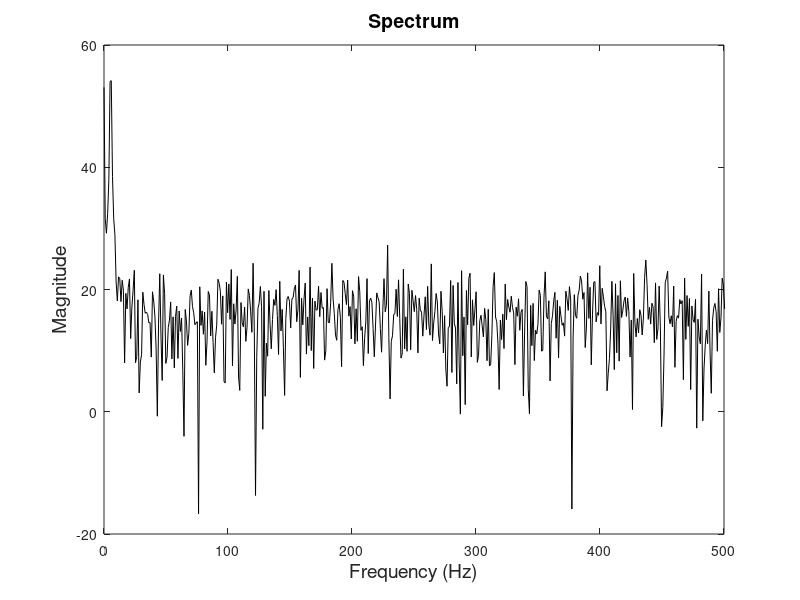
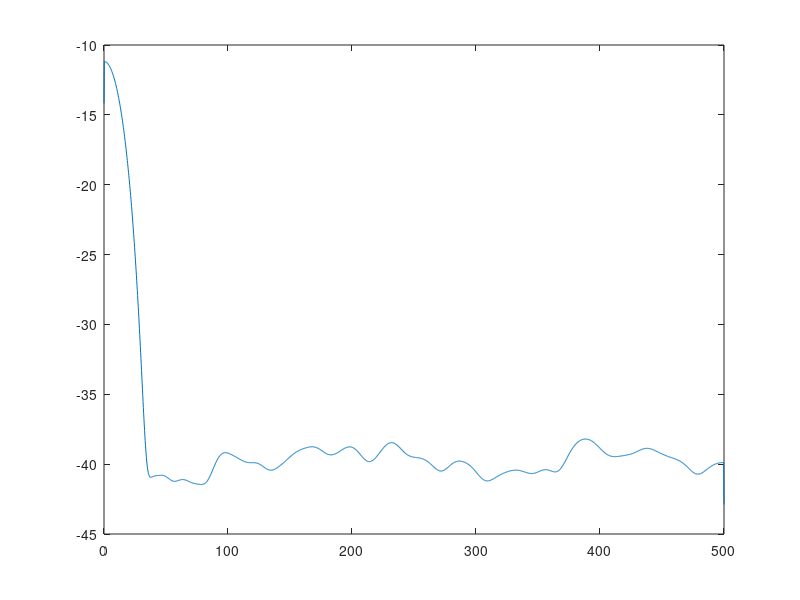

Source code (MATLAB) for these figures, in order:
close all;
clear all;
clc;

% ============= Activity 1 ============= $
N = 1024;                                % Number of data points 
fs = 1000;          	                 % The sample frequency of data is 1 kHz.
freq = (0:N-1)*fs/(N-1);                 % Frequency vector for plotting

t = [1:N]/fs;
x = sin(2*pi*t*5)+ cos(2*pi*t*6)+ 0.8*rand(1,N);
% [x,t] = sig_noise (250,-14,N);
Xf = fft(x);		                     
Mf = abs(Xf).^2; 
figure(1)  
plot(freq,10*log10(Mf),'k');                      
hold on; 

xlim([0 500])
title('Spectrum','FontSize',14);
xlabel('Frequency (Hz)','FontSize',14); 
ylabel('Magnitude','FontSize',14);

[pyy1,f1]=pwelch(x ,[],[],4096,fs);
figure(2)
plot(f1,10*log10(pyy1));

% =============== Activity 2 ============== %
% load ecg1.dat;
% fs=200;
% N=length(ecg1);
% t=(1:N)/fs;
% figure(1);
% plot(t,ecg1);
% xlabel('Time');
% ylabel('ECG');

% Xf=fft(ecg1);
% Mag=abs(Xf);
% PSD=Mag.^2;
% F=(1:N)*fs/N;
% figure(2);
% plot(F,PSD);
% xlabel('Frequency');
% ylabel('PSD');
% title('PSD of UNfiltered ECG');

% [b,a]=butter(5,[55/100  65/100],'stop');
% fil_ecg=filter(b,a,ecg1);
% XF1=fft(fil_ecg);
% Mag1=abs(XF1);
% PSD2=Mag1.^2;
% Freq=(1:N)*fs/N;
% figure(3);
% plot(Freq, PSD2);
% xlabel('Frequency');
% ylabel('PSD');
% title('PSD of Filtered ECG');
% figure(4);
% plot(t,fil_ecg);
